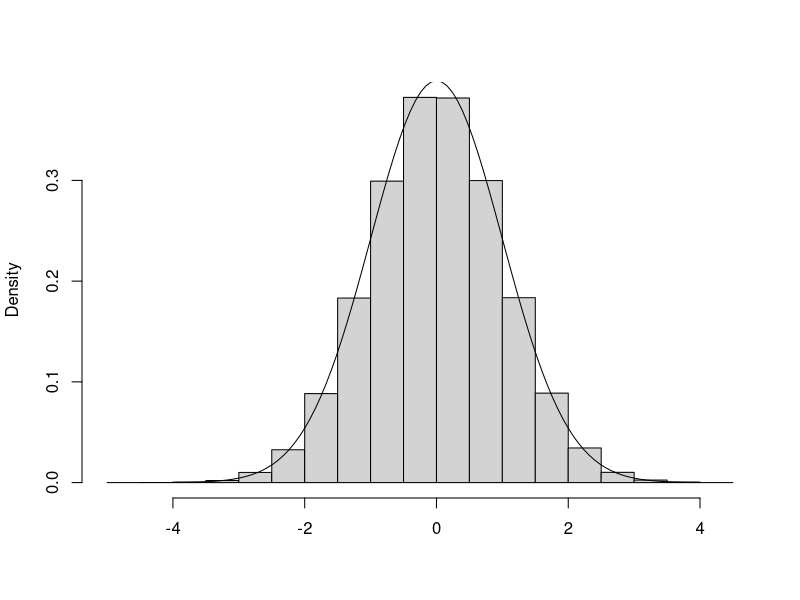

Generate this figure with R:
# standardnormal.R
# Example 5.5

trials <- 1000000
simlist <- numeric(trials)
state <- 0
for (i in 2:trials) {
  prop <- runif(1, state-1,state+1)
  acc <- exp(-(prop^2-state^2)/2)
  if (runif(1) < acc) state <- prop
  simlist[i] <- state
}
hist(simlist,xlab="",main="",prob=T)
curve(dnorm(x),-4,4,add=T)
